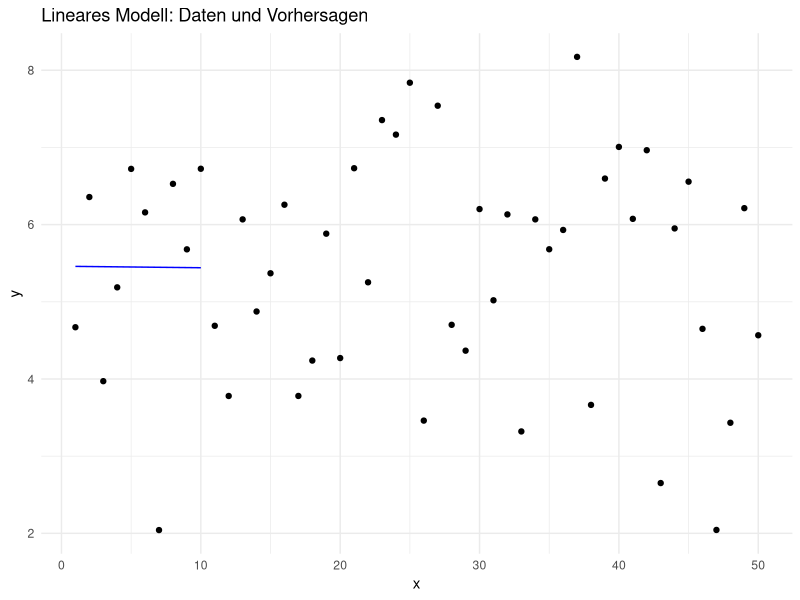
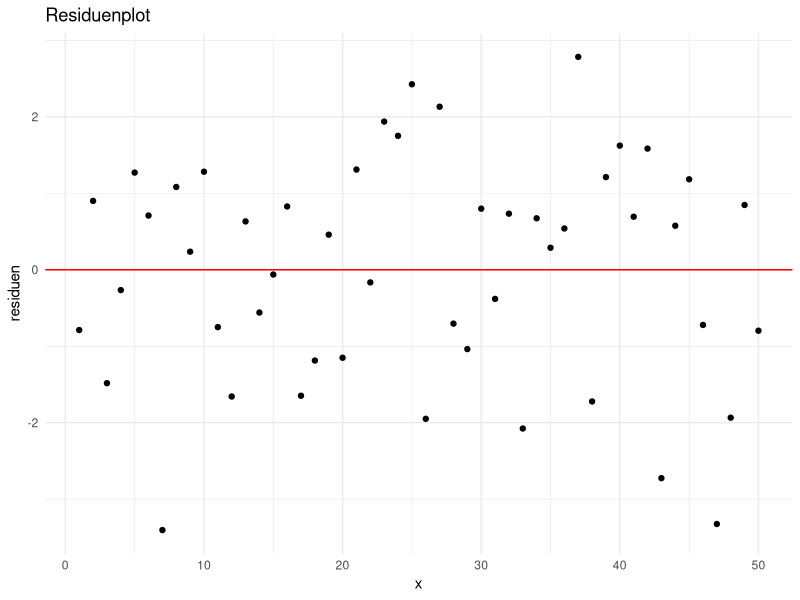

Reproduce these figures in R, in order. (Note: this script raises an error after producing the figures.)
# Einfaches R-Skript für GitHub Actions mit Tidyverse
# Installiere Abhängigkeiten
install.packages(c("ggplot2", "dplyr", "tidyr", "readr", "tibble"))

# Lade Bibliotheken
library(ggplot2)
library(dplyr)
library(readr)
library(tibble)

# Print Informationen zur R-Version
print("R-Version Information:")
print(R.version)

# Erstelle einen einfachen Datensatz
daten <- tibble(
  x = 1:50,
  y = rnorm(50, mean = 5, sd = 1.4)
)

# Berechne einige Statistiken
print("Deskriptive Statistik:")
daten %>%
  summarise(
    mean_y = mean(y),
    sd_y = sd(y),
    min_y = min(y),
    max_y = max(y)
  ) %>%
  print()

# Erstelle ein einfaches lineares Modell
modell <- lm(y ~ x, data = daten)
print("Lineares Modell Zusammenfassung:")
print(summary(modell))

# Erzeuge eine Ausgabedatei mit den Ergebnissen
ergebnisse <- tibble(
  x_wert = seq(1, 10, 0.5)
) %>%
  mutate(vorhersage = predict(modell, newdata = tibble(x = x_wert)))

# Speichere die Ergebnisse
write_csv(ergebnisse, "ergebnisse.csv")
print("Ergebnisse wurden in 'ergebnisse.csv' gespeichert.")

# Visualisierung der Daten und des Modells
p1 <- daten %>%
  ggplot(aes(x = x, y = y)) +
  geom_point() +
  geom_line(data = ergebnisse, aes(x = x_wert, y = vorhersage), color = "blue") +
  ggtitle("Lineares Modell: Daten und Vorhersagen") +
  theme_minimal()

ggsave("modell_visualisierung.png", plot = p1)
print("Die Visualisierung wurde als 'modell_visualisierung.png' gespeichert.")

# Residuenanalyse
residuen <- resid(modell)
p2 <- tibble(x = daten$x, residuen = residuen) %>%
  ggplot(aes(x = x, y = residuen)) +
  geom_point() +
  geom_hline(yintercept = 0, color = "red") +
  ggtitle("Residuenplot") +
  theme_minimal()

ggsave("residuen_visualisierung.png", plot = p2)
print("Residuen-Visualisierung wurde als 'residuen_visualisierung.png' gespeichert.")

# Automatische Überprüfung der Modellgüte
if(summary(modell)$r.squared < 0.8) {
  print("Warnung: Modellgüte (R²) ist unter 0.8!")
}

# Erweiterung: Komplexeres Modell mit einer zusätzlichen Variable
daten <- daten %>%
  mutate(z = rnorm(10, mean = 3, sd = 1))
modell_erweitert <- lm(y ~ x + z, data = daten)
print("Erweitertes Modell Zusammenfassung:")
print(summary(modell_erweitert))

# Modellzusammenfassung speichern
sink("modell_zusammenfassung.txt")
print(summary(modell))
print(summary(modell_erweitert))
sink()

# Hinweis
print("Die erweiterten Analysen und Ergebnisse wurden gespeichert.")
